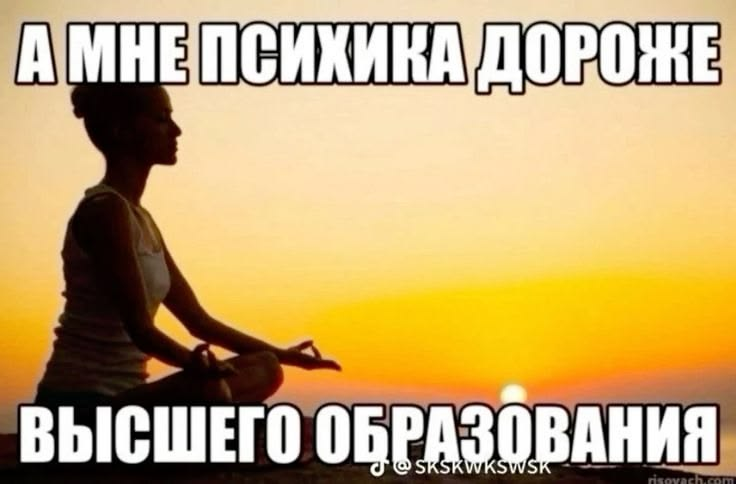
#> input picture 1.jpg, 736 x 484 px
$ python 9.3.py
#> lines starting #> are read from the running program, lines starting #| are printed output that depends on the picture
from PIL import Image, ImageFilter
images = ["1.jpg", "2.jpg", "3.jpg", "4.jpg", "5.jpg"]

new_names = [
    "new_1.jpg",
    "new_2.jpg",
    "new_3.jpg",
    "new_4.jpg",
    "new_5.jpg"
]

for i in range(5):
    img = Image.open(images[i])
#> img is the input picture: PIL image 736x484 RGB; mean R, G, B 197.5, 169, 114.4
    img = img.filter(ImageFilter.CONTOUR)
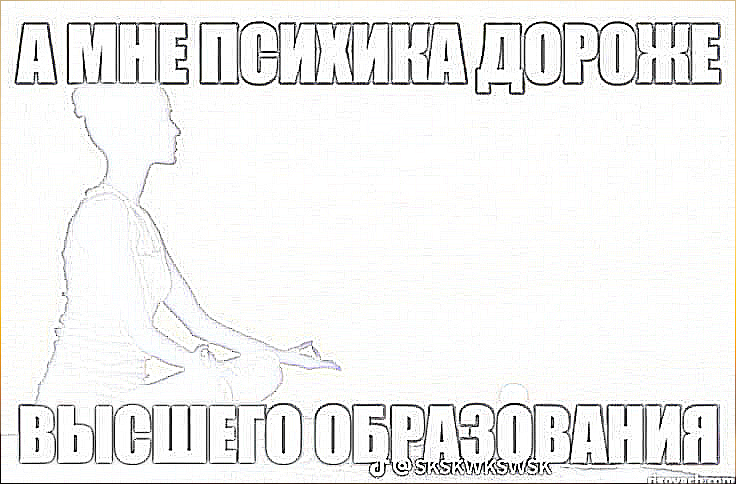
#> img: PIL image 736x484 RGB; mean R, G, B 241.3, 241.2, 240.5
    img.save(new_names[i])

    print(f"{new_names[i]} сохранен")
#> pass 2 of the loop `for i in range(5):`:
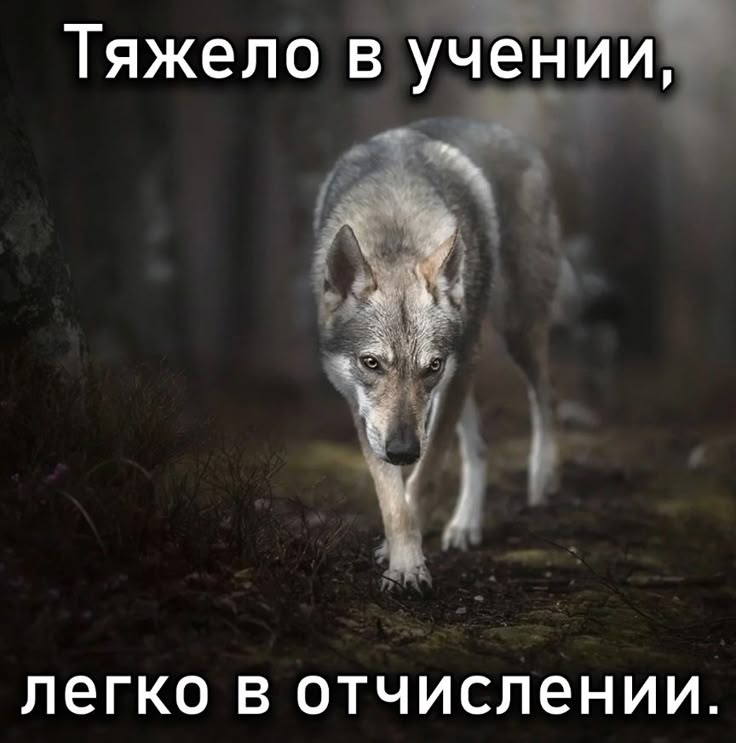
#> input picture 2.jpg, 736 x 743 px
#> img is the input picture: PIL image 736x743 RGB; mean R, G, B 58.6, 55.1, 51.4
#> `img = img.filter(ImageFilter.CONTOUR)`:
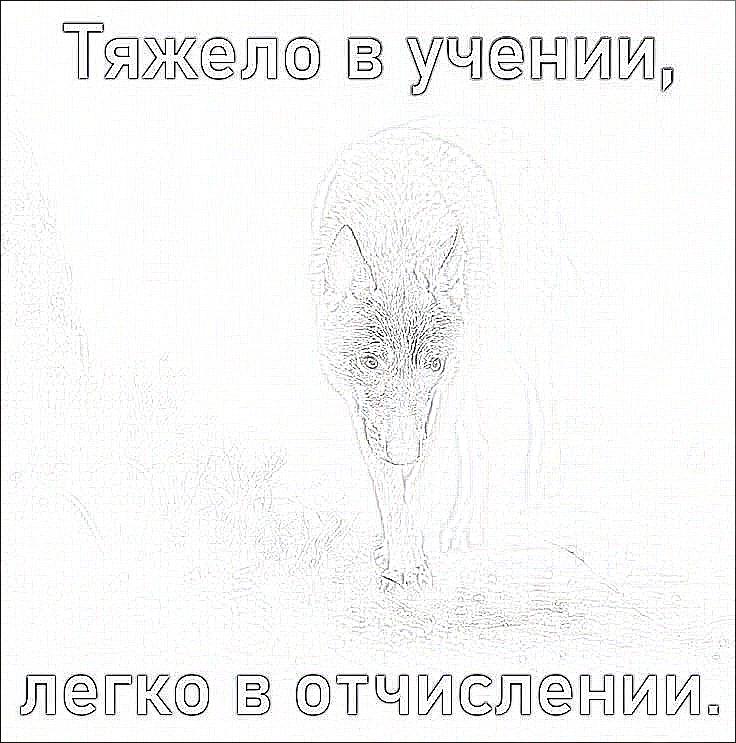
#> img: PIL image 736x743 RGB; mean R, G, B 245.6, 245.6, 245.5
#> pass 3 of the loop `for i in range(5):`:
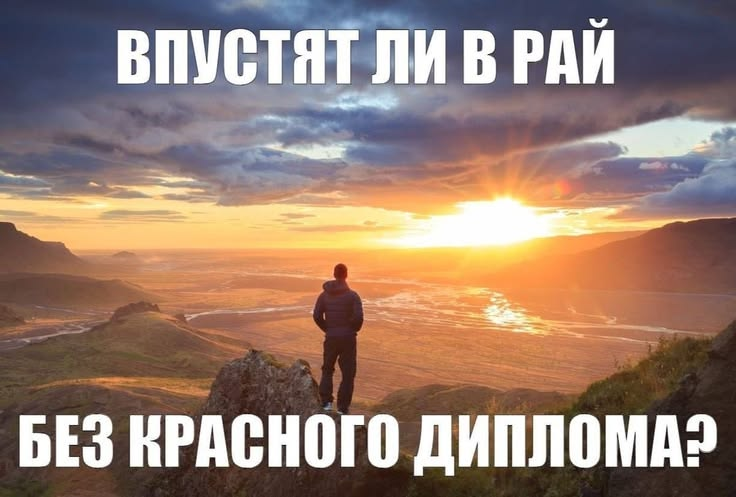
#> input picture 3.jpg, 736 x 497 px
#> img is the input picture: PIL image 736x497 RGB; mean R, G, B 152.4, 127, 113.7
#> `img = img.filter(ImageFilter.CONTOUR)`:
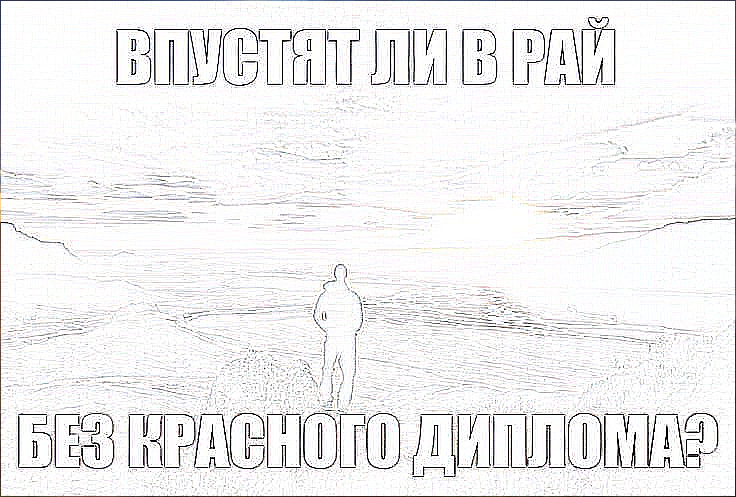
#> img: PIL image 736x497 RGB; mean R, G, B 240, 240, 239.7
#> the loop made 5 passes; the first 3 are shown
